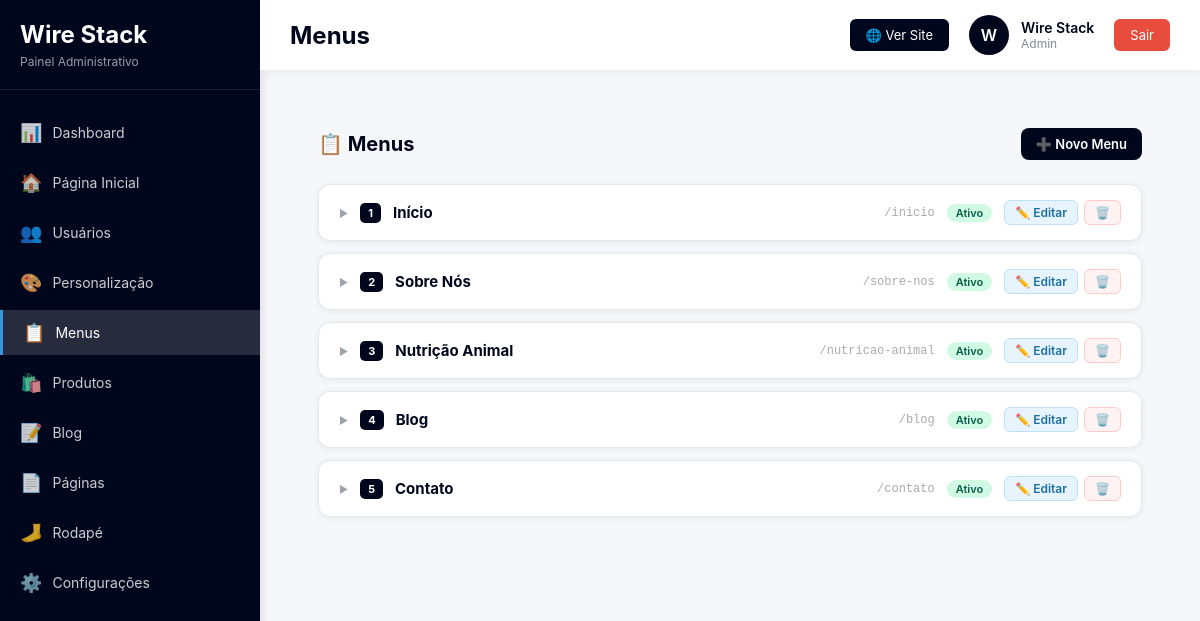
Page /admin/menus/index.php (signed in) on the committed database.
### tables this page shows
CREATE TABLE IF NOT EXISTS `menus` (
  `id` int NOT NULL AUTO_INCREMENT,
  `name` varchar(100) NOT NULL,
  `slug` varchar(100) NOT NULL,
  `url` varchar(255) DEFAULT NULL,
  `pagina_id` int DEFAULT NULL,
  `target` enum('_self','_blank') DEFAULT '_self',
  `order_position` int DEFAULT '0',
  `active` tinyint(1) DEFAULT '1',
  `created_at` timestamp NOT NULL DEFAULT CURRENT_TIMESTAMP,
  `updated_at` timestamp NOT NULL DEFAULT CURRENT_TIMESTAMP ON UPDATE CURRENT_TIMESTAMP,
  PRIMARY KEY (`id`),
  UNIQUE KEY `slug` (`slug`)
);

### admin/menus/index.php (the view, shortened to what this page needs)
<?php
$db = getDB();
$menus      = $db->query("SELECT * FROM menus ORDER BY order_position ASC, name ASC")->fetchAll();
include __DIR__ . '/../includes/header.php';
include __DIR__ . '/../includes/sidebar.php';
?>
<main class="content">
<div class="mn-wrap">
    <div class="mn-top">
        <h2>📋 Menus</h2>
        <a href="<?= BASE_URL ?>/admin/menus/criar.php" class="btn btn-dark">➕ Novo Menu</a>
    </div>
    <?php if (empty($menus)): ?>
        <div class="empty">
            <span class="ico">📋</span>
            <h3 style="color:#374151;font-size:18px;margin-bottom:8px">Nenhum menu cadastrado</h3>
            <p style="font-size:14px">Crie o primeiro menu para organizar a navegação do site.</p>
            <a href="<?= BASE_URL ?>/admin/menus/criar.php" class="btn btn-dark" style="margin-top:18px">➕ Criar Primeiro Menu</a>
        </div>
    <?php else: ?>
    <div class="tree">
    <?php foreach ($menus as $menu): ?>
    <div class="menu-card">
        <div class="menu-hd" onclick="tog('m','<?= $menu['id'] ?>')">
            <span class="toggler" id="tg-m-<?= $menu['id'] ?>">▶</span>
            <span class="m-order"><?= $menu['order_position'] ?></span>
            <span class="m-name"><?= htmlspecialchars($menu['name']) ?></span>
            <span class="m-slug">/<?= htmlspecialchars($menu['slug']) ?></span>
            <span class="badge <?= $menu['active'] ? 'b-on':'b-off' ?>"><?= $menu['active'] ? 'Ativo':'Inativo' ?></span>
            <div class="m-acts" onclick="event.stopPropagation()">
                <a href="<?= BASE_URL ?>/admin/menus/editar.php?id=<?= $menu['id'] ?>" class="btn btn-edit btn-sm">✏️ Editar</a>
                <a href="<?= BASE_URL ?>/admin/menus/deletar.php?id=<?= $menu['id'] ?>" class="btn btn-del btn-sm">🗑️</a>
            </div>
        </div>
    </div>
    <?php endforeach; ?>
    </div>
    <?php endif; ?>
</div>
</main>
<?php include __DIR__ . '/../includes/footer.php'; ?>

### admin/assets/css/dashboard.css (style rules this page uses)
* { margin: 0; padding: 0; box-sizing: border-box; }
body { font-family: -apple-system, BlinkMacSystemFont, 'Segoe UI', Roboto, Oxygen, Ubuntu, Cantarell, sans-serif; background: #f5f7fa; color: #333; }
.content { margin-left: 260px; margin-top: 70px; padding: 30px; min-height: calc(100vh - 70px); }
.btn { display: inline-block; padding: 12px 24px; background: #00071c; color: white; text-decoration: none; border-radius: 8px; font-weight: 600; font-size: 14px; transition: all 0.3s; border: none; cursor: pointer; }

### admin/menus/index.php (style rules this page uses)
.mn-wrap { padding:28px }
.mn-top { display:flex;align-items:center;justify-content:space-between;margin-bottom:24px }
.mn-top h2 { font-size:20px;font-weight:700;color:#00071c }
.btn { display:inline-flex;align-items:center;gap:5px;padding:8px 15px;border:none;border-radius:8px;font-size:13px;font-weight:600;cursor:pointer;text-decoration:none;transition:all .15s;white-space:nowrap }
.btn-dark { background:#00071c;color:#fff }
.btn-edit { background:#e8f4fd;color:#1d6fa5;border:1px solid #bde0f7 }
.btn-del { background:#fef2f2;color:#b91c1c;border:1px solid #fecaca }
.btn-sm { padding:4px 10px;font-size:12px;border-radius:6px }
.tree { display:flex;flex-direction:column;gap:12px }
.menu-card { background:#fff;border-radius:12px;box-shadow:0 1px 6px rgba(0,0,0,.07);border:1px solid #e5e7eb;overflow:hidden }
.menu-hd { display:flex;align-items:center;gap:12px;padding:15px 20px;cursor:pointer;user-select:none;transition:background .15s }
.toggler { font-size:10px;color:#9ca3af;transition:transform .2s;flex-shrink:0 }
.m-order { background:#00071c;color:#fff;font-size:11px;font-weight:700;padding:3px 8px;border-radius:5px;flex-shrink:0 }
.m-name { font-size:15px;font-weight:700;color:#00071c;flex:1 }
.m-slug { font-size:12px;color:#aaa;font-family:monospace }
.badge { padding:2px 9px;border-radius:20px;font-size:11px;font-weight:600;flex-shrink:0 }
.b-on { background:#d1fae5;color:#065f46 }
.m-acts { display:flex;gap:6px;flex-shrink:0 }

### rows in the picture
menus: order_position "1", name "Início", slug "inicio", active "Ativo"
menus: order_position "2", name "Sobre Nós", slug "sobre-nos", active "Ativo"
menus: order_position "3", name "Nutrição Animal", slug "nutricao-animal", active "Ativo"
menus: order_position "4", name "Blog", slug "blog", active "Ativo"
menus: order_position "5", name "Contato", slug "contato", active "Ativo"

### other values in the picture
$page_title "Menus"
substr($user_name, 0, 1) "W"
$user_name "Wire Stack"
$user_role "Admin"
